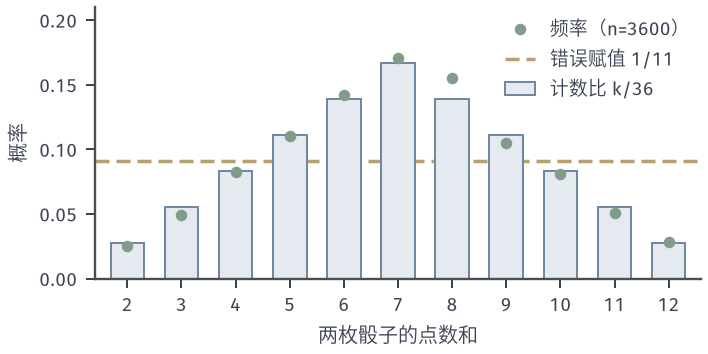

Recreate this plot in Python.
"""Two fair dice: classical probability of each sum (count/36) versus the naive
assignment 1/11 per sum, and simulated relative frequencies (n = 3600, seed 7)."""
from pathlib import Path
import sys
ROOT = next(p for p in Path(__file__).resolve().parents if (p/'build.sh').is_file() and (p/'tex/book.tex').is_file())
sys.path.insert(0, str(ROOT/'figures/00-shared/mathematical-preliminaries-upper/00-shared/comprehension-figures'))
from support import figure, save, BLUE, GREEN, YELLOW, RED, PURPLE, INK, MUTED, GRID, BLUE_FILL, GREEN_FILL, YELLOW_FILL, RED_FILL, PURPLE_FILL
import numpy as np

sums = np.arange(2, 13)
counts = np.array([sum(1 for i in range(1, 7) for j in range(1, 7) if i + j == s) for s in sums])
p = counts / 36
rng = np.random.default_rng(7)
n = 3600
rolls = rng.integers(1, 7, size=(n, 2)).sum(axis=1)
freq = np.array([(rolls == s).mean() for s in sums])

fig, ax = figure(width_mm=100, height_mm=50)
ax.bar(sums, p, width=0.62, color=BLUE_FILL, edgecolor=BLUE, linewidth=0.8, label='计数比 k/36', zorder=2)
ax.plot(sums, freq, 'o', color=GREEN, ms=3.6, label=f'频率（n={n}）', zorder=3)
ax.axhline(1/11, color=YELLOW, lw=1.4, ls=(0, (4, 2)), label='错误赋值 1/11', zorder=1)
ax.set_xticks(sums)
ax.set_xlabel('两枚骰子的点数和')
ax.set_ylabel('概率')
ax.set_ylim(0, 0.21)
ax.set_xlim(1.4, 12.6)
ax.legend(loc='upper right', handlelength=1.6, borderaxespad=0.2)
for sp in ('left', 'bottom'):
    ax.spines[sp].set_linewidth(0.95)
save(fig, Path(__file__).resolve().parent, 'figure',
     {'formula': 'P(sum=s) = #{(i,j): i+j=s}/36', 'counts': counts.tolist(),
      'simulation': {'n': n, 'seed': 7, 'freq': [round(x, 4) for x in freq]}})
print(dict(zip(sums.tolist(), np.round(freq, 4).tolist())))
